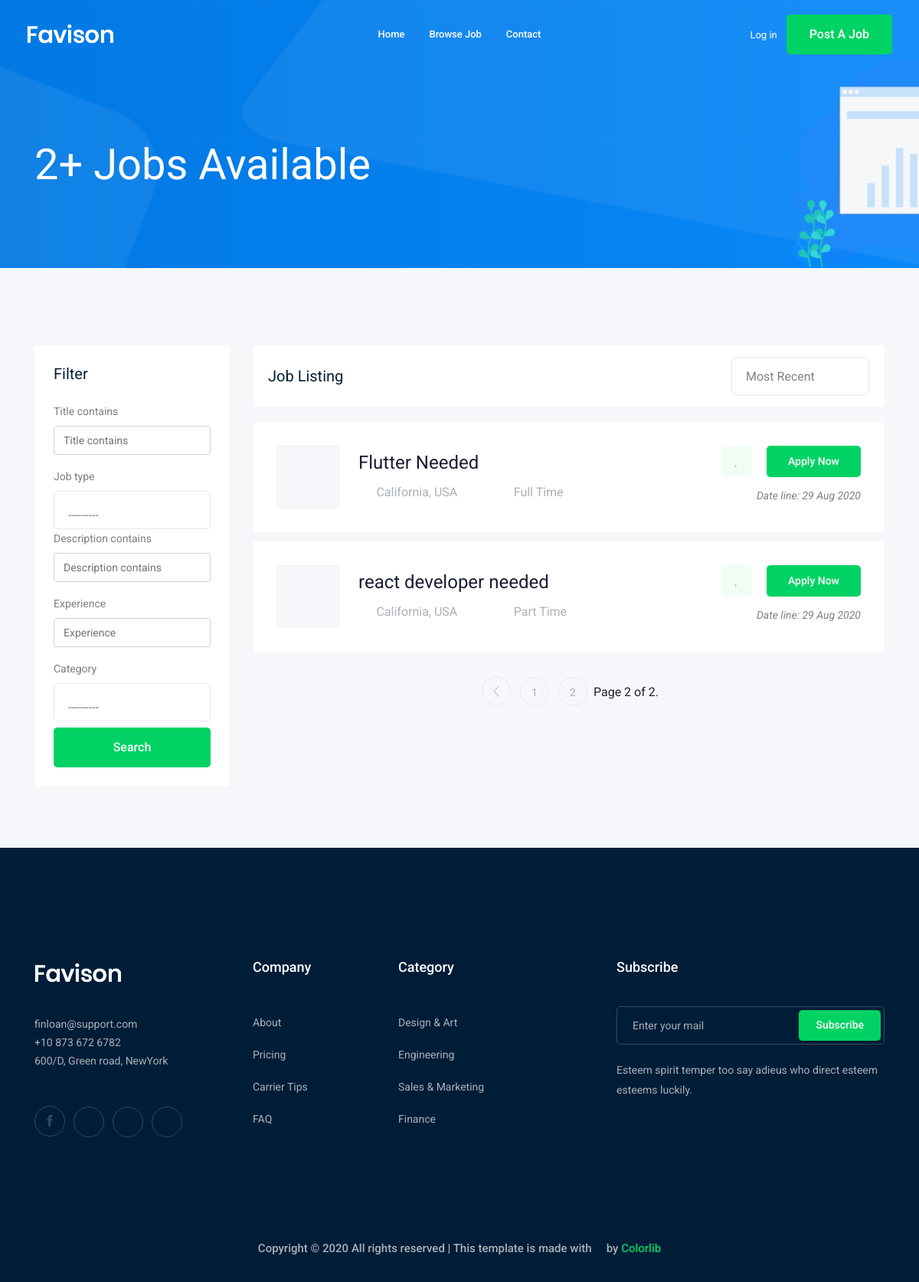
Before: /jobs/?page=3 with the older database file.
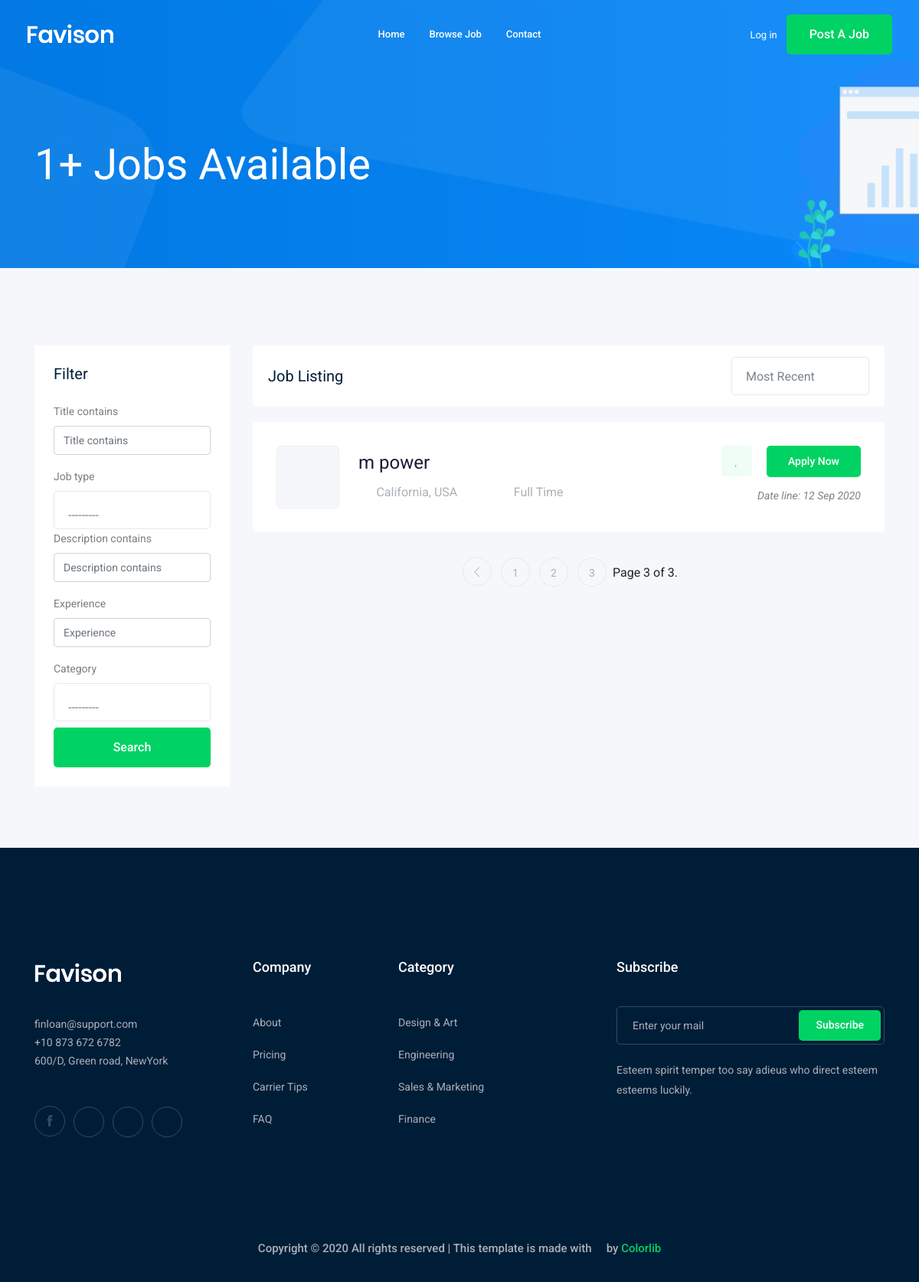
After: the same page with the newer database file.
### job/models.py (models this page shows, shortened)
class job(models.Model):
    owner = models.ForeignKey(User, related_name='job_owner', on_delete=models.CASCADE)
    title = models.CharField(max_length=100)
    job_type = models.CharField(max_length=15, choices=JOB_TYPE )
    description = models.TextField(max_length=1000)
    published_at = models.DateTimeField(auto_now=True)
    vacancy = models.IntegerField(default=1)
    salary =  models.IntegerField(default=0)
    experience = models.IntegerField(default=1)
    category = models.ForeignKey('category', on_delete=models.CASCADE) #ben double '' 3shan l category class gia b3dha w l cascde 3shan law ms7t l category yms7 kol l jobs l gwaha
    image = models.ImageField(upload_to = image_upload)
    slug = models.SlugField(blank=True, null=True)
    def __str__(self):
        return self.title

### job/views.py (the view)
# urls.py: path('', views.job_list, name='job_List'),
def job_list(request):
    job_list = job.objects.all()
    myfilter = JobFilter(request.GET, queryset = job_list)
    job_list = myfilter.qs
    paginator = Paginator(job_list, 2) # Show 1 contacts per page.
    page_number = request.GET.get('page')
    page_obj = paginator.get_page(page_number)
    context = { 'jobs' : page_obj, 'myfilter':myfilter }
    return render(request, 'job/job_list.html', context)

### job/models.py (called while the page is built)
    def __str__(self):
        return self.name

### job/templates/job/job_list.html (shortened to what the changed rows need)
  {% extends 'base.html' %}
  {% load bootstrap4 %}
  {% block body %}
    <div class="bradcam_area bradcam_bg_1">
        <div class="container">
            <div class="row">
                <div class="col-xl-12">
                    <div class="bradcam_text">
                        <h3>{{jobs|length }}+ Jobs Available</h3>
                    </div>
                </div>
            </div>
        </div>
    </div>
    <div class="job_listing_area plus_padding">
        <div class="container">
            <div class="row">
                <div class="col-lg-9">
                    <div class="job_lists m-0">
                        <div class="row">
                            {% for job in jobs %}
                            <div class="col-lg-12 col-md-12">
                                <div class="single_jobs white-bg d-flex justify-content-between">
                                    <div class="jobs_left d-flex align-items-center">
                                        <div class="thumb">
                                        </div>
                                        <div class="jobs_conetent">
                                            <a href="{% url 'jobs:job_detail' job.slug %}"><h4>{{ job }}</h4></a>
                                            <div class="links_locat d-flex align-items-center">
                                                <div class="location">
                                                    <p> <i class="fa fa-map-marker"></i> California, USA</p>
                                                </div>
                                                <div class="location">
                                                    <p> <i class="fa fa-clock-o"></i> {{ job.job_type }}</p>
                                                </div>
                                            </div>
                                        </div>
                                    </div>
                                    <div class="jobs_right">
                                        <div class="apply_now">
                                            <a class="heart_mark" href="#"> <i class="fa fa-heart"></i> </a>
                                            <a href="{% url 'jobs:job_detail' job.slug %}" class="boxed-btn3">Apply Now</a>
                                        </div>
                                        <div class="date">
                                            <p>Date line: {{ job.published_at|date:'d M Y' }}</p>
                                        </div>
                                    </div>
                                </div>
                            </div>
                            {% endfor %}
                        </div>
                        {% if jobs.has_other_pages %}
                        <div class="row">
                            <div class="col-lg-12">
                                <div class="pagination_wrap">
                                    <ul>
                                        {% if jobs.has_previous %}
                                            <li><a href="?page={{ jobs.previous_page_number }}"> <i class="ti-angle-left"></i> </a></li>
                                        {% endif %}
                                        {% for i in jobs.paginator.page_range %}
                                            <li><a href="?page={{i}}"><span>{{i}}</span></a></li>
                                        {% endfor %}
                                        <span class="current">
                                            Page {{ jobs.number }} of {{ jobs.paginator.num_pages }}.
                                        </span>
                                    </ul>
                                </div>
                            </div>
                        </div>
                        {% endif %}
                    </div>
                </div>
            </div>
        </div>
    </div>
    {% endblock body %}

Changed rows visible on the page:
no longer on this page (row unchanged): job: title "Flutter Needed", job_type "Full Time", published_at "29 Aug 2020"
no longer on this page (row unchanged): job: title "react developer needed", job_type "Part Time", published_at "29 Aug 2020"
added job: title "m power", job_type "Full Time", published_at "12 Sep 2020"
Other visible differences:
{{ jobs|length }}: "2" → "1"
{{ jobs.number }}: "2" → "3"
{{ jobs.paginator.num_pages }}: "2" → "3"
new list line: "3"
